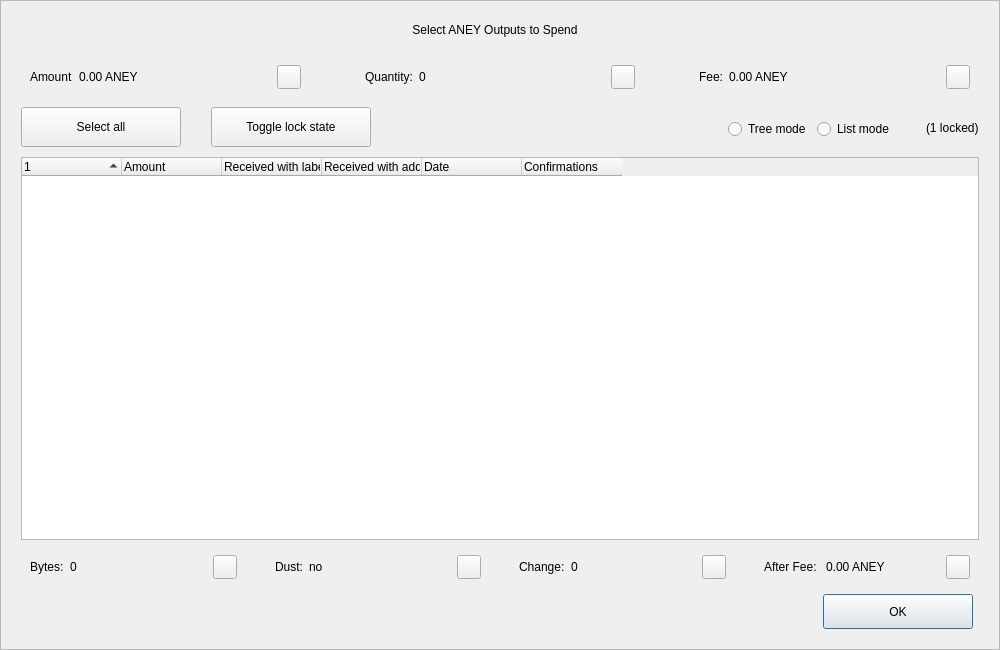
<?xml version="1.0" encoding="UTF-8"?>
<ui version="4.0">
 <class>CoinControlDialog</class>
 <widget class="QDialog" name="CoinControlDialog">
  <property name="geometry">
   <rect>
    <x>0</x>
    <y>0</y>
    <width>1000</width>
    <height>650</height>
   </rect>
  </property>
  <property name="minimumSize">
   <size>
    <width>950</width>
    <height>650</height>
   </size>
  </property>
  <property name="windowTitle">
   <string>Coin Selection</string>
  </property>
  <property name="styleSheet">
   <string notr="true"/>
  </property>
  <layout class="QVBoxLayout" name="verticalLayout">
   <property name="spacing">
    <number>0</number>
   </property>
   <property name="leftMargin">
    <number>0</number>
   </property>
   <property name="topMargin">
    <number>0</number>
   </property>
   <property name="rightMargin">
    <number>0</number>
   </property>
   <property name="bottomMargin">
    <number>0</number>
   </property>
   <item>
    <widget class="QFrame" name="frameContainer">
     <property name="toolTipDuration">
      <number>0</number>
     </property>
     <property name="frameShape">
      <enum>QFrame::StyledPanel</enum>
     </property>
     <property name="frameShadow">
      <enum>QFrame::Raised</enum>
     </property>
     <layout class="QVBoxLayout" name="verticalLayout_2">
      <property name="leftMargin">
       <number>0</number>
      </property>
      <property name="rightMargin">
       <number>0</number>
      </property>
      <property name="bottomMargin">
       <number>20</number>
      </property>
      <item>
       <layout class="QHBoxLayout" name="horizontalLayout_12">
        <property name="spacing">
         <number>0</number>
        </property>
        <property name="leftMargin">
         <number>20</number>
        </property>
        <property name="rightMargin">
         <number>30</number>
        </property>
        <item>
         <spacer name="horizontalSpacer_4">
          <property name="orientation">
           <enum>Qt::Horizontal</enum>
          </property>
          <property name="sizeHint" stdset="0">
           <size>
            <width>40</width>
            <height>20</height>
           </size>
          </property>
         </spacer>
        </item>
        <item>
         <widget class="QLabel" name="labelTitle">
          <property name="minimumSize">
           <size>
            <width>0</width>
            <height>40</height>
           </size>
          </property>
          <property name="maximumSize">
           <size>
            <width>16777215</width>
            <height>40</height>
           </size>
          </property>
          <property name="text">
           <string>Select ANEY Outputs to Spend</string>
          </property>
          <property name="alignment">
           <set>Qt::AlignCenter</set>
          </property>
          <property name="margin">
           <number>7</number>
          </property>
         </widget>
        </item>
        <item>
         <spacer name="horizontalSpacer_5">
          <property name="orientation">
           <enum>Qt::Horizontal</enum>
          </property>
          <property name="sizeHint" stdset="0">
           <size>
            <width>40</width>
            <height>20</height>
           </size>
          </property>
         </spacer>
        </item>
       </layout>
      </item>
      <item>
       <layout class="QHBoxLayout" name="horizontalLayout_8">
        <property name="leftMargin">
         <number>20</number>
        </property>
        <property name="rightMargin">
         <number>20</number>
        </property>
        <item>
         <widget class="QWidget" name="layoutAmount" native="true">
          <layout class="QHBoxLayout" name="horizontalLayout_9" stretch="0,1,0">
           <item>
            <widget class="QLabel" name="labelCoinControlAmountText">
             <property name="text">
              <string>Amount</string>
             </property>
            </widget>
           </item>
           <item>
            <widget class="QLabel" name="labelCoinControlAmount">
             <property name="text">
              <string>0.00 ANEY</string>
             </property>
            </widget>
           </item>
           <item alignment="Qt::AlignHCenter|Qt::AlignVCenter">
            <widget class="QPushButton" name="pushButtonAmount">
             <property name="minimumSize">
              <size>
               <width>0</width>
               <height>24</height>
              </size>
             </property>
             <property name="maximumSize">
              <size>
               <width>24</width>
               <height>26</height>
              </size>
             </property>
             <property name="focusPolicy">
              <enum>Qt::NoFocus</enum>
             </property>
             <property name="styleSheet">
              <string notr="true">padding-bottom:2px;
padding-right:4px;</string>
             </property>
             <property name="text">
              <string/>
             </property>
            </widget>
           </item>
          </layout>
         </widget>
        </item>
        <item>
         <spacer name="horizontalSpacer_2">
          <property name="orientation">
           <enum>Qt::Horizontal</enum>
          </property>
          <property name="sizeType">
           <enum>QSizePolicy::Fixed</enum>
          </property>
          <property name="sizeHint" stdset="0">
           <size>
            <width>40</width>
            <height>20</height>
           </size>
          </property>
         </spacer>
        </item>
        <item>
         <widget class="QWidget" name="layoutQuantity" native="true">
          <layout class="QHBoxLayout" name="horizontalLayout_10" stretch="0,1,0">
           <item>
            <widget class="QLabel" name="labelCoinControlQuantityText">
             <property name="text">
              <string>Quantity:</string>
             </property>
            </widget>
           </item>
           <item>
            <widget class="QLabel" name="labelCoinControlQuantity">
             <property name="text">
              <string>0</string>
             </property>
            </widget>
           </item>
           <item alignment="Qt::AlignHCenter|Qt::AlignVCenter">
            <widget class="QPushButton" name="pushButtonQuantity">
             <property name="minimumSize">
              <size>
               <width>0</width>
               <height>24</height>
              </size>
             </property>
             <property name="maximumSize">
              <size>
               <width>24</width>
               <height>26</height>
              </size>
             </property>
             <property name="focusPolicy">
              <enum>Qt::NoFocus</enum>
             </property>
             <property name="styleSheet">
              <string notr="true">padding-bottom:2px;
               padding-right:4px;</string>
             </property>
             <property name="text">
              <string/>
             </property>
            </widget>
           </item>
          </layout>
         </widget>
        </item>
        <item>
         <spacer name="horizontalSpacer_22">
          <property name="orientation">
           <enum>Qt::Horizontal</enum>
          </property>
          <property name="sizeType">
           <enum>QSizePolicy::Fixed</enum>
          </property>
          <property name="sizeHint" stdset="0">
           <size>
            <width>40</width>
            <height>20</height>
           </size>
          </property>
         </spacer>
        </item>
        <item>
         <widget class="QWidget" name="layoutFee" native="true">
          <layout class="QHBoxLayout" name="horizontalLayout_11" stretch="0,1,0">
           <item>
            <widget class="QLabel" name="labelCoinControlFeeText">
             <property name="text">
              <string>Fee:</string>
             </property>
            </widget>
           </item>
           <item>
            <widget class="QLabel" name="labelCoinControlFee">
             <property name="text">
              <string>0.00 ANEY</string>
             </property>
            </widget>
           </item>
           <item alignment="Qt::AlignHCenter|Qt::AlignVCenter">
            <widget class="QPushButton" name="pushButtonFee">
             <property name="minimumSize">
              <size>
               <width>0</width>
               <height>24</height>
              </size>
             </property>
             <property name="maximumSize">
              <size>
               <width>24</width>
               <height>26</height>
              </size>
             </property>
             <property name="focusPolicy">
              <enum>Qt::NoFocus</enum>
             </property>
             <property name="styleSheet">
              <string notr="true">padding-bottom:2px;
               padding-right:4px;</string>
             </property>
             <property name="text">
              <string/>
             </property>
            </widget>
           </item>
          </layout>
         </widget>
        </item>
       </layout>
      </item>
      <item>
       <widget class="QFrame" name="frame">
        <property name="minimumSize">
         <size>
          <width>0</width>
          <height>40</height>
         </size>
        </property>
        <property name="styleSheet">
         <string notr="true">#frame {
	border:0;
}</string>
        </property>
        <property name="frameShape">
         <enum>QFrame::StyledPanel</enum>
        </property>
        <property name="frameShadow">
         <enum>QFrame::Sunken</enum>
        </property>
        <layout class="QHBoxLayout" name="horizontalLayout">
         <property name="spacing">
          <number>0</number>
         </property>
         <property name="leftMargin">
          <number>20</number>
         </property>
         <property name="topMargin">
          <number>0</number>
         </property>
         <property name="rightMargin">
          <number>20</number>
         </property>
         <property name="bottomMargin">
          <number>0</number>
         </property>
         <item>
          <layout class="QHBoxLayout" name="horizontalLayoutPanel" stretch="0,0,0,0,0,0">
           <property name="spacing">
            <number>20</number>
           </property>
           <item>
            <widget class="QPushButton" name="pushButtonSelectAll">
             <property name="sizePolicy">
              <sizepolicy hsizetype="Maximum" vsizetype="Fixed">
               <horstretch>0</horstretch>
               <verstretch>0</verstretch>
              </sizepolicy>
             </property>
             <property name="minimumSize">
              <size>
               <width>160</width>
               <height>40</height>
              </size>
             </property>
             <property name="maximumSize">
              <size>
               <width>16777215</width>
               <height>40</height>
              </size>
             </property>
             <property name="text">
              <string>Select all</string>
             </property>
             <property name="checkable">
              <bool>true</bool>
             </property>
             <property name="checked">
              <bool>false</bool>
             </property>
             <property name="autoExclusive">
              <bool>false</bool>
             </property>
             <property name="autoDefault">
              <bool>false</bool>
             </property>
            </widget>
           </item>
           <item>
            <spacer name="horizontalSpacer_6">
             <property name="orientation">
              <enum>Qt::Horizontal</enum>
             </property>
             <property name="sizeType">
              <enum>QSizePolicy::Fixed</enum>
             </property>
             <property name="sizeHint" stdset="0">
              <size>
               <width>10</width>
               <height>20</height>
              </size>
             </property>
            </spacer>
           </item>
           <item>
            <widget class="QPushButton" name="pushButtonToggleLock">
             <property name="sizePolicy">
              <sizepolicy hsizetype="Maximum" vsizetype="Fixed">
               <horstretch>0</horstretch>
               <verstretch>0</verstretch>
              </sizepolicy>
             </property>
             <property name="minimumSize">
              <size>
               <width>160</width>
               <height>40</height>
              </size>
             </property>
             <property name="maximumSize">
              <size>
               <width>16777215</width>
               <height>40</height>
              </size>
             </property>
             <property name="text">
              <string>Toggle lock state</string>
             </property>
             <property name="checkable">
              <bool>true</bool>
             </property>
             <property name="autoExclusive">
              <bool>false</bool>
             </property>
             <property name="autoDefault">
              <bool>false</bool>
             </property>
            </widget>
           </item>
           <item>
            <spacer name="horizontalSpacer_7">
             <property name="orientation">
              <enum>Qt::Horizontal</enum>
             </property>
             <property name="sizeType">
              <enum>QSizePolicy::Expanding</enum>
             </property>
             <property name="sizeHint" stdset="0">
              <size>
               <width>30</width>
               <height>20</height>
              </size>
             </property>
            </spacer>
           </item>
           <item alignment="Qt::AlignRight">
            <widget class="QGroupBox" name="groupBox_2">
             <property name="styleSheet">
              <string notr="true">#groupBox_2 {
    background-color:transparent;
    border-radius:0;
}</string>
             </property>
             <property name="title">
              <string/>
             </property>
             <layout class="QHBoxLayout" name="horizontalLayout_14">
              <item>
               <widget class="QRadioButton" name="radioTreeMode">
                <property name="sizePolicy">
                 <sizepolicy hsizetype="Maximum" vsizetype="Fixed">
                  <horstretch>0</horstretch>
                  <verstretch>0</verstretch>
                 </sizepolicy>
                </property>
                <property name="text">
                 <string>Tree mode</string>
                </property>
               </widget>
              </item>
              <item>
               <widget class="QRadioButton" name="radioListMode">
                <property name="sizePolicy">
                 <sizepolicy hsizetype="Maximum" vsizetype="Fixed">
                  <horstretch>0</horstretch>
                  <verstretch>0</verstretch>
                 </sizepolicy>
                </property>
                <property name="text">
                 <string>List mode</string>
                </property>
                <property name="checked">
                 <bool>false</bool>
                </property>
               </widget>
              </item>
             </layout>
            </widget>
           </item>
           <item>
            <widget class="QLabel" name="labelLocked">
             <property name="text">
              <string>(1 locked)</string>
             </property>
            </widget>
           </item>
          </layout>
         </item>
        </layout>
       </widget>
      </item>
      <item>
       <layout class="QHBoxLayout" name="horizontalLayout_13">
        <property name="leftMargin">
         <number>20</number>
        </property>
        <property name="rightMargin">
         <number>20</number>
        </property>
        <item>
         <widget class="CoinControlTreeWidget" name="treeWidget">
          <property name="contextMenuPolicy">
           <enum>Qt::CustomContextMenu</enum>
          </property>
          <property name="styleSheet">
           <string notr="true"/>
          </property>
          <property name="sortingEnabled">
           <bool>false</bool>
          </property>
          <property name="columnCount">
           <number>6</number>
          </property>
          <attribute name="headerShowSortIndicator" stdset="0">
           <bool>true</bool>
          </attribute>
          <attribute name="headerStretchLastSection">
           <bool>false</bool>
          </attribute>
          <column>
           <property name="text">
            <string/>
           </property>
          </column>
          <column>
           <property name="text">
            <string>Amount</string>
           </property>
          </column>
          <column>
           <property name="text">
            <string>Received with label</string>
           </property>
          </column>
          <column>
           <property name="text">
            <string>Received with address</string>
           </property>
          </column>
          <column>
           <property name="text">
            <string>Date</string>
           </property>
          </column>
          <column>
           <property name="text">
            <string>Confirmations</string>
           </property>
           <property name="toolTip">
            <string>Confirmed</string>
           </property>
          </column>
         </widget>
        </item>
       </layout>
      </item>
      <item>
       <layout class="QHBoxLayout" name="horizontalLayout_3">
        <property name="spacing">
         <number>20</number>
        </property>
        <property name="leftMargin">
         <number>20</number>
        </property>
        <property name="rightMargin">
         <number>20</number>
        </property>
        <item>
         <widget class="QWidget" name="layoutBytes" native="true">
          <layout class="QHBoxLayout" name="horizontalLayout_4" stretch="0,1,0">
           <item>
            <widget class="QLabel" name="labelCoinControlBytesText">
             <property name="text">
              <string>Bytes:</string>
             </property>
            </widget>
           </item>
           <item>
            <widget class="QLabel" name="labelCoinControlBytes">
             <property name="text">
              <string>0</string>
             </property>
            </widget>
           </item>
           <item alignment="Qt::AlignHCenter|Qt::AlignVCenter">
            <widget class="QPushButton" name="pushButtonBytes">
             <property name="minimumSize">
              <size>
               <width>0</width>
               <height>24</height>
              </size>
             </property>
             <property name="maximumSize">
              <size>
               <width>24</width>
               <height>26</height>
              </size>
             </property>
             <property name="focusPolicy">
              <enum>Qt::NoFocus</enum>
             </property>
             <property name="styleSheet">
              <string notr="true">padding-bottom:2px;
               padding-right:4px;</string>
             </property>
             <property name="text">
              <string/>
             </property>
            </widget>
           </item>
          </layout>
         </widget>
        </item>
        <item>
         <widget class="QWidget" name="layoutDust" native="true">
          <layout class="QHBoxLayout" name="horizontalLayout_5" stretch="0,1,0">
           <item>
            <widget class="QLabel" name="labelCoinControlLowOutputText">
             <property name="text">
              <string>Dust:</string>
             </property>
            </widget>
           </item>
           <item>
            <widget class="QLabel" name="labelCoinControlLowOutput">
             <property name="text">
              <string>no</string>
             </property>
            </widget>
           </item>
           <item alignment="Qt::AlignHCenter|Qt::AlignVCenter">
            <widget class="QPushButton" name="pushButtonDust">
             <property name="minimumSize">
              <size>
               <width>0</width>
               <height>24</height>
              </size>
             </property>
             <property name="maximumSize">
              <size>
               <width>24</width>
               <height>26</height>
              </size>
             </property>
             <property name="focusPolicy">
              <enum>Qt::NoFocus</enum>
             </property>
             <property name="styleSheet">
              <string notr="true">padding-bottom:2px;
               padding-right:4px;</string>
             </property>
             <property name="text">
              <string/>
             </property>
            </widget>
           </item>
          </layout>
         </widget>
        </item>
        <item>
         <widget class="QWidget" name="layoutChange" native="true">
          <layout class="QHBoxLayout" name="horizontalLayout_6" stretch="0,1,0">
           <item>
            <widget class="QLabel" name="labelCoinControlChangeText">
             <property name="text">
              <string>Change:</string>
             </property>
            </widget>
           </item>
           <item>
            <widget class="QLabel" name="labelCoinControlChange">
             <property name="text">
              <string>0</string>
             </property>
            </widget>
           </item>
           <item alignment="Qt::AlignHCenter|Qt::AlignVCenter">
            <widget class="QPushButton" name="pushButtonChange">
             <property name="minimumSize">
              <size>
               <width>0</width>
               <height>24</height>
              </size>
             </property>
             <property name="maximumSize">
              <size>
               <width>24</width>
               <height>26</height>
              </size>
             </property>
             <property name="focusPolicy">
              <enum>Qt::NoFocus</enum>
             </property>
             <property name="styleSheet">
              <string notr="true">padding-bottom:2px;
               padding-right:4px;</string>
             </property>
             <property name="text">
              <string/>
             </property>
            </widget>
           </item>
          </layout>
         </widget>
        </item>
        <item>
         <widget class="QWidget" name="layoutAfter" native="true">
          <layout class="QHBoxLayout" name="horizontalLayout_7" stretch="0,1,0">
           <item>
            <widget class="QLabel" name="labelCoinControlAfterFeeText">
             <property name="text">
              <string>After Fee: </string>
             </property>
            </widget>
           </item>
           <item>
            <widget class="QLabel" name="labelCoinControlAfterFee">
             <property name="text">
              <string>0.00 ANEY</string>
             </property>
            </widget>
           </item>
           <item alignment="Qt::AlignHCenter|Qt::AlignVCenter">
            <widget class="QPushButton" name="pushButtonAlterFee">
             <property name="minimumSize">
              <size>
               <width>0</width>
               <height>24</height>
              </size>
             </property>
             <property name="maximumSize">
              <size>
               <width>24</width>
               <height>26</height>
              </size>
             </property>
             <property name="focusPolicy">
              <enum>Qt::NoFocus</enum>
             </property>
             <property name="styleSheet">
              <string notr="true">padding-bottom:2px;
               padding-right:4px;</string>
             </property>
             <property name="text">
              <string/>
             </property>
            </widget>
           </item>
          </layout>
         </widget>
        </item>
       </layout>
      </item>
      <item>
       <layout class="QHBoxLayout" name="horizontalLayout_2">
        <property name="spacing">
         <number>0</number>
        </property>
        <property name="leftMargin">
         <number>20</number>
        </property>
        <property name="rightMargin">
         <number>26</number>
        </property>
        <item>
         <spacer name="horizontalSpacer_3">
          <property name="orientation">
           <enum>Qt::Horizontal</enum>
          </property>
          <property name="sizeHint" stdset="0">
           <size>
            <width>558</width>
            <height>20</height>
           </size>
          </property>
         </spacer>
        </item>
        <item>
         <widget class="QPushButton" name="pushButtonOk">
          <property name="minimumSize">
           <size>
            <width>150</width>
            <height>35</height>
           </size>
          </property>
          <property name="text">
           <string>OK</string>
          </property>
         </widget>
        </item>
       </layout>
      </item>
     </layout>
    </widget>
   </item>
  </layout>
 </widget>
 <customwidgets>
  <customwidget>
   <class>CoinControlTreeWidget</class>
   <extends>QTreeWidget</extends>
   <header>coincontroltreewidget.h</header>
  </customwidget>
 </customwidgets>
 <resources/>
 <connections/>
</ui>
